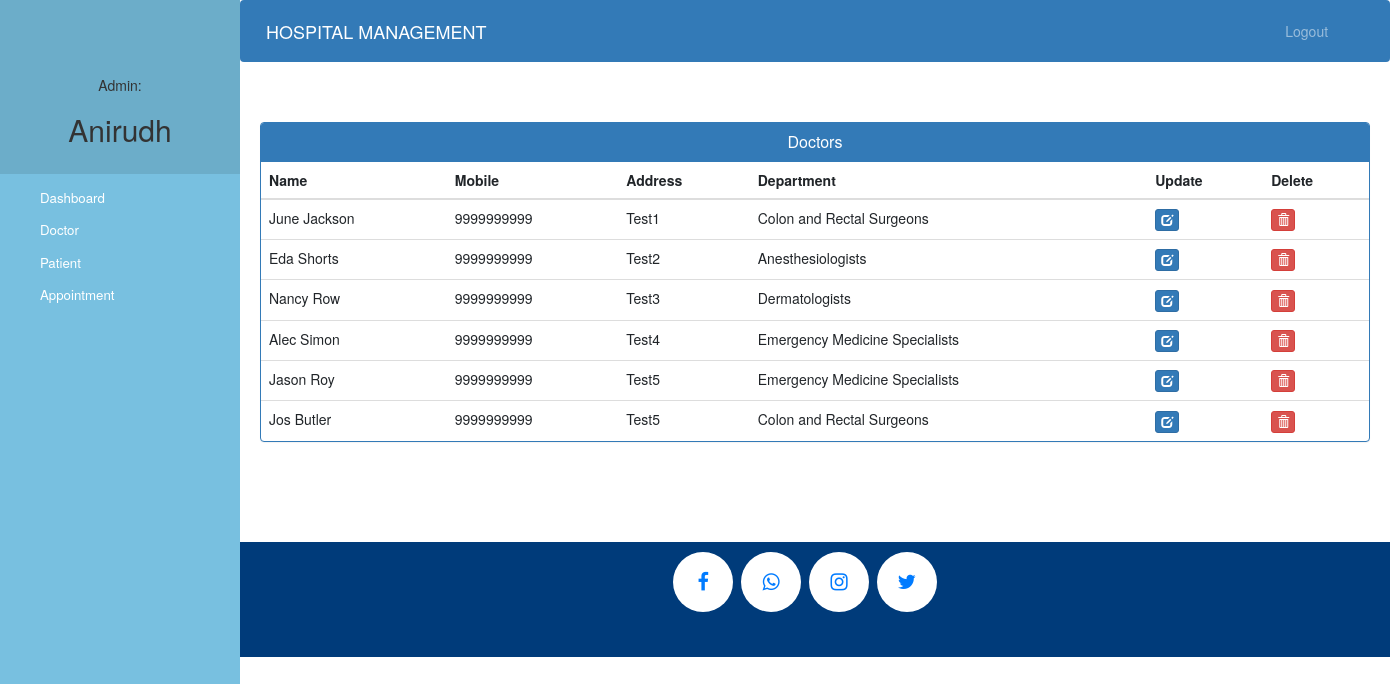
/admin-view-doctor (signed in), run on the app's committed database.
### hospital/models.py (models this page shows, shortened)
class Doctor(models.Model):
    user=models.OneToOneField(User,on_delete=models.CASCADE)
    address = models.CharField(max_length=40)
    mobile = models.CharField(max_length=20,null=True)
    department= models.CharField(max_length=50,choices=departments,default='Cardiologist')
    status=models.BooleanField(default=False)
    @property
    def get_name(self):
        return self.user.first_name+" "+self.user.last_name

### hospital/views.py (the view)
# urls.py: path('admin-view-doctor', views.admin_view_doctor_view,name='admin-view-doctor'),
@login_required(login_url='adminlogin')
@user_passes_test(is_admin)
def admin_view_doctor_view(request):
    doctors=models.Doctor.objects.all().filter(status=True)
    return render(request,'hospital/admin_view_doctor.html',{'doctors':doctors})

### hospital/views.py (called while the page is built)
def is_admin(user):
    return user.groups.filter(name='ADMIN').exists()

### templates/hospital/admin_view_doctor.html (shortened to what this page needs)
{% extends 'hospital/admin_base.html' %} {% block content %} {%load static%}
<head>
    <link href="//netdna.bootstrapcdn.com/bootstrap/3.0.0/css/bootstrap.min.css" rel="stylesheet" id="bootstrap-css">
</head>
<div class="container">
    <div class="panel panel-primary">
        <div class="panel-heading">
            <h6 class="panel-title">Doctors</h6>
        </div>
        <table class="table table-hover" id="dev-table">
            <thead>
                <tr>
                    <th>Name</tH>
                    <th>Mobile</th>
                    <th>Address</th>
                    <th>Department</th>
                    <th>Update</th>
                    <th>Delete</th>
                </tr>
            </thead>
            {% for d in doctors %}
            <tr>
                <td> {{d.get_name}}</td>
                <td>{{d.mobile}}</td>
                <td>{{d.address}}</td>
                <td>{{d.department}}</td>
                <td><a class="btn btn-primary btn-xs" href="{% url 'update-doctor' d.id  %}"><span class="glyphicon glyphicon-edit"></span></a></td>
                <td><a class="btn btn-danger btn-xs" href="{% url 'delete-doctor-from-hospital' d.id  %}"><span class="glyphicon glyphicon-trash"></span></a></td>
            </tr>
            {% endfor %}
        </table>
    </div>
</div>
{% endblock content %}

### templates/hospital/admin_base.html (shortened to what this page needs)
<!DOCTYPE html> {% load static %}
<html lang="en">
<head>
    <link rel="stylesheet" href="https://stackpath.bootstrapcdn.com/bootstrap/4.3.1/css/bootstrap.min.css">
    <link rel="stylesheet" href="https://maxcdn.bootstrapcdn.com/font-awesome/4.7.0/css/font-awesome.min.css">
    <link rel="stylesheet" href="{% static '/style.css' %}">
</head>
<body>
    <nav class="menu" tabindex="0">
        <header class="avatar">
            <br><br>
            <h5>Admin:</h5>
            <h2>{{request.user.first_name}}</h2>
        </header>
        <ul>
            <li tabindex="0" class="icon-dashboard"> <a style="color:white; text-decoration:none;" href="/admin-dashboard"><span>Dashboard</span></a> </li>
            <li tabindex="0" class="icon-customers"> <a style="color:white; text-decoration:none;" href="/admin-doctor"><span>Doctor</span></a></li>
            <li tabindex="0" class="icon-users"> <a style="color:white; text-decoration:none;" href="/admin-patient"><span>Patient</span></a></li>
            <li tabindex="0" class="icon-calendar"> <a style="color:white; text-decoration:none;" href="/admin-appointment"><span>Appointment</span></a></li>
        </ul>
    </nav>
    <main>
        <div class="bs-example">
            <nav class="navbar navbar-expand-md  navbar-dark fixed-top" style="background:#337AB7;">
                <a href="/admin-dashboard" class="navbar-brand">HOSPITAL MANAGEMENT</a>
                <div class="collapse navbar-collapse justify-content-between" id="navbarCollapse">
                    <div class="navbar-nav" style=" margin-left: 90%;">
                        <a href="/logout" class="nav-item nav-link">Logout</a>
                    </div>
                </div>
            </nav>
        </div>
        <br><br> {% block content %} {% endblock content %}
        <br><br><br><br>
        <footer>
            <p>
                <a id="ftr" href="" class="fa fa-facebook"></a>
                <a id="ftr" href="" class="fa fa-whatsapp"></a>
                <a id="ftr" href="" class="fa fa-instagram"></a>
                <a id="ftr" href="" class="fa fa-twitter"></a>
            </p>
            <br>
        </footer>
    </main>
</body>
</html>

### static/style.css (style rules this page uses)
body { padding-left: 240px; }
main { position: relative; height: 100vh; }
.menu { background: #fb8500; height: 100vh; width: 240px; position: fixed; top: 0px; left: 0; z-index: 5; outline: none; }
.menu .avatar { background: rgba(0, 0, 0, 0.1); padding: 2em 0.5em; text-align: center; }
.menu .avatar h2 { font-weight: normal; margin-bottom: 0; }
.menu ul { list-style: none; padding: 0.5em 0; margin: 0; }
.menu ul li { padding: 0.5em 1em 0.5em 3em; font-size: 0.95em; font-weight: regular; background-repeat: no-repeat; background-position: left 15px center; background-size: auto 20px; transition: all 0.15s linear; cursor: pointer; }
.menu ul li.icon-dashboard { background-image: url("http://www.entypo.com/images//gauge.svg"); }
.menu ul li.icon-customers { background-image: url("http://www.entypo.com/images//briefcase.svg"); }
.menu ul li.icon-users { background-image: url("http://www.entypo.com/images//users.svg"); }
.menu ul li.icon-calendar { background-image: url("http://www.entypo.com/images//calendar.svg"); }

### templates/hospital/admin_base.html (style rules this page uses)
a:link { text-decoration: none; }
a { color: white; }
footer { padding: 0px 20px 10px 0px; background-color: #003B7A; margin: 0px; }
.fa { padding: 20px; font-size: 20px; width: 60px; text-align: center; text-decoration: none; margin: 5px 2px; border-radius: 50%; }
.fa-facebook { background: #ffffff; color: #007BFF; margin-top: 10px; }
.fa-whatsapp { background: #ffffff; color: #007BFF; }
.fa-twitter { background: #ffffff; color: #007BFF; }
.fa-instagram { background: #ffffff; color: #007BFF; }
p { text-align: center; }
body { padding-left: 240px; }
main { position: relative; height: 100vh; }
.menu { background: #78C0E0; height: 100vh; width: 240px; position: fixed; top: 0px; left: 0; z-index: 5; outline: none; }
.menu .avatar { background: rgba(0, 0, 0, 0.1); padding: 2em 0.5em; text-align: center; }
.menu .avatar h2 { font-weight: normal; margin-bottom: 0; }
.menu ul { list-style: none; padding: 0.5em 0; margin: 0; }
.menu ul li { padding: 0.5em 1em 0.5em 3em; font-size: 0.95em; font-weight: regular; background-repeat: no-repeat; background-position: left 15px center; background-size: auto 20px; transition: all 0.15s linear; cursor: pointer; }
.menu ul li.icon-dashboard { background-image: url("http://www.entypo.com/images//gauge.svg"); }
.menu ul li.icon-customers { background-image: url("http://www.entypo.com/images//briefcase.svg"); }
.menu ul li.icon-users { background-image: url("http://www.entypo.com/images//users.svg"); }
.menu ul li.icon-calendar { background-image: url("http://www.entypo.com/images//calendar.svg"); }

### templates/hospital/admin_view_doctor.html (style rules this page uses)
a:link { text-decoration: none; }
h6 { text-align: center; }

### data on the page
Doctor: get_name "June Jackson", mobile "9999999999", address "Test1", department "Colon and Rectal Surgeons"
Doctor: get_name "Eda Shorts", mobile "9999999999", address "Test2", department "Anesthesiologists"
Doctor: get_name "Nancy Row", mobile "9999999999", address "Test3", department "Dermatologists"
Doctor: get_name "Alec Simon", mobile "9999999999", address "Test4", department "Emergency Medicine Specialists"
Doctor: get_name "Jason Roy", mobile "9999999999", address "Test5", department "Emergency Medicine Specialists"
Doctor: get_name "Jos Butler", mobile "9999999999", address "Test5", department "Colon and Rectal Surgeons"

### other printed values
{{ request.user.first_name }} "Anirudh"
